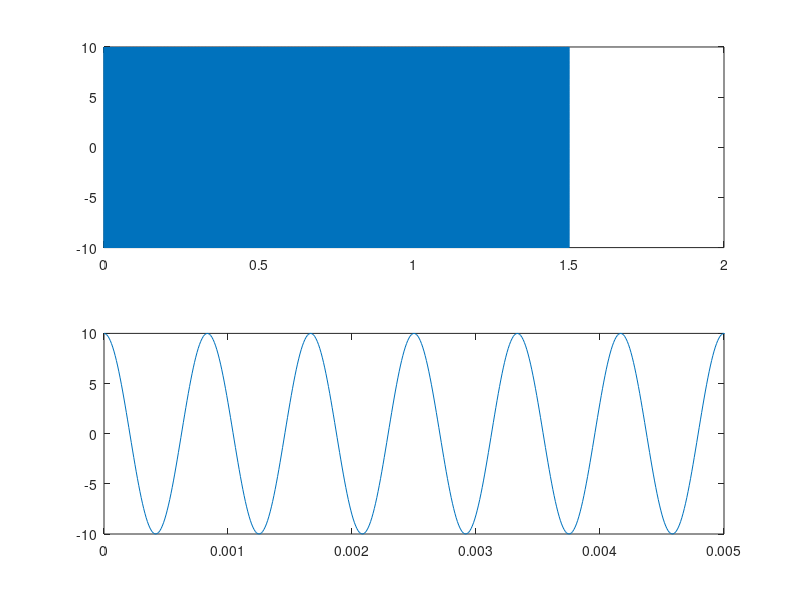

MATLAB code to generate this figure:
t=0:0.00001:1.5;
f=1200;
a=10*cos(2*pi*f*t);
subplot(2,1,1)
plot(t,a);
subplot(2,1,2)
plot(t,a);
xlim([0 0.005]);
sound(a)